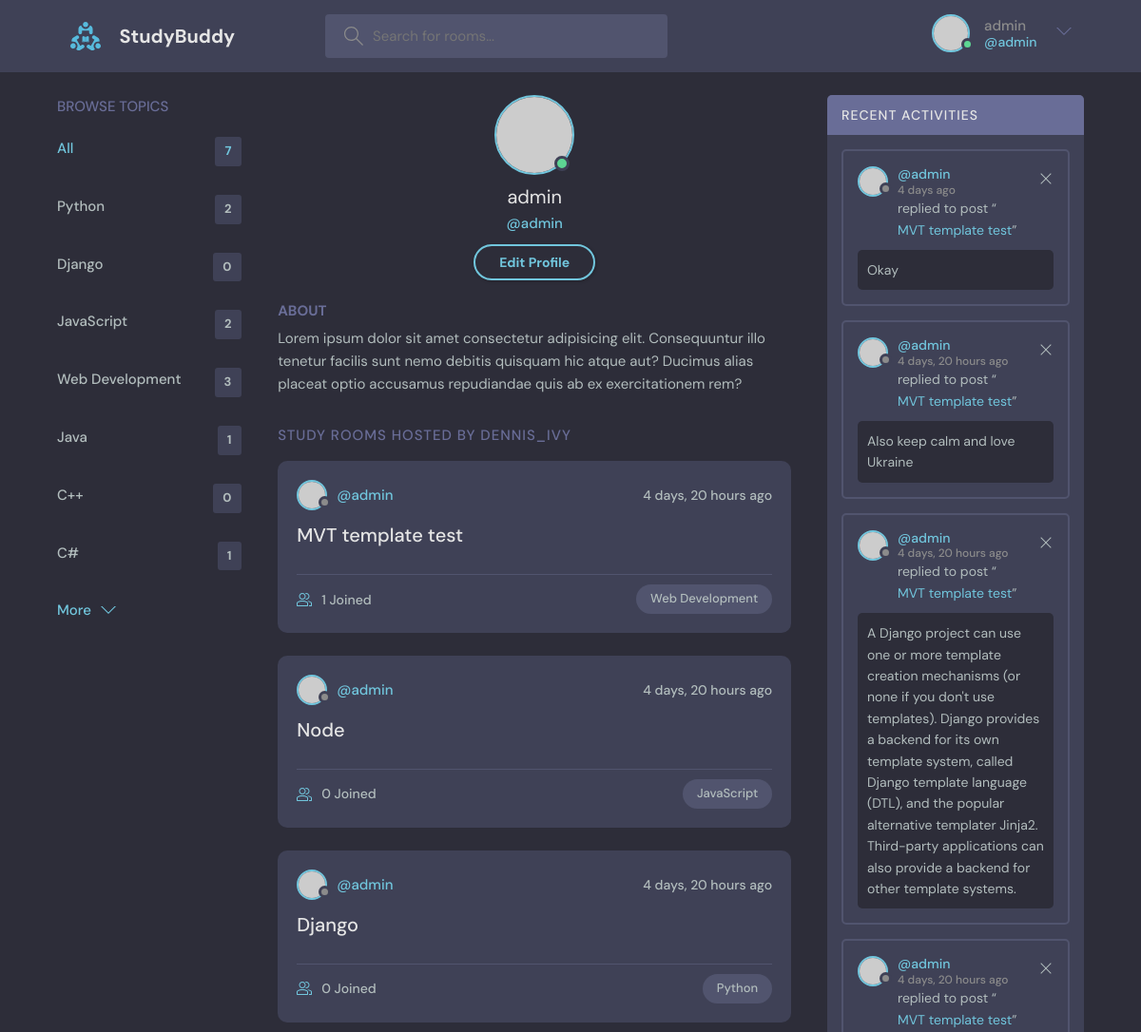
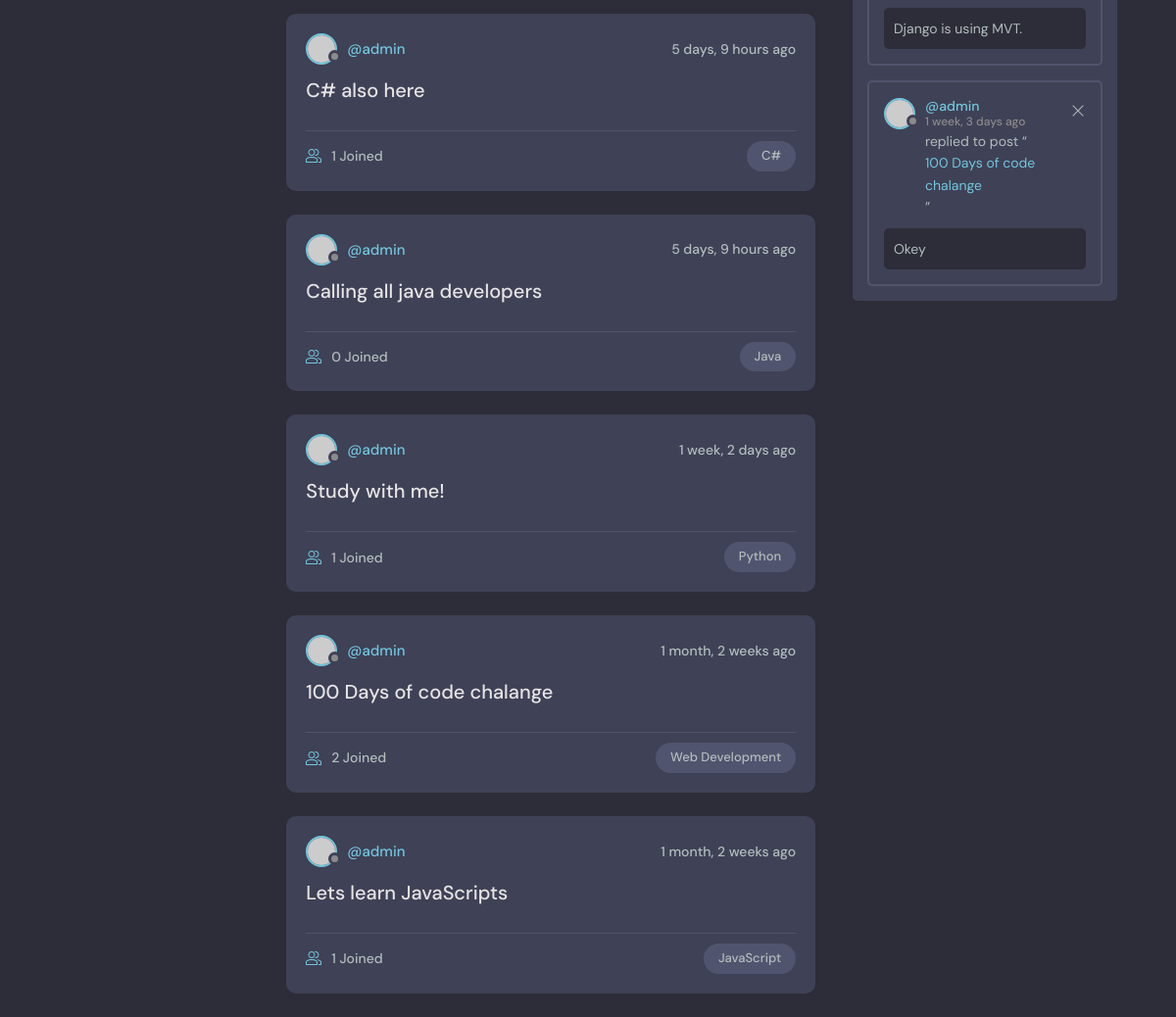
/profile/1/ (signed in), run on the app's committed database (2 pictures, top to bottom).
### base/models.py (models this page shows, shortened)
class Topic(models.Model):
    name = models.CharField(max_length=200)

class Room(models.Model):
    host = models.ForeignKey(User, on_delete=models.SET_NULL, null=True)
    topic = models.ForeignKey(Topic, on_delete=models.SET_NULL, null=True)
    name = models.CharField(max_length=200)
    description = models.TextField(null=True, blank=True)
    participants = models.ManyToManyField(User, related_name='participants', blank=True)
    updated = models.DateTimeField(auto_now=True)
    created = models.DateTimeField(auto_now_add=True)
    class Meta:
        ordering = ['-updated', '-created']
    def __str__(self):
        return str(self.name)

class Message(models.Model):
    user = models.ForeignKey(User, on_delete=models.CASCADE)
    room = models.ForeignKey(Room, on_delete=models.CASCADE)
    body = models.TextField()
    updated = models.DateTimeField(auto_now=True)
    created = models.DateTimeField(auto_now_add=True)
    class Meta:
        ordering = ['-updated', '-created']

### base/views.py (the view)
# urls.py: path('profile/<str:pk>/', views.user_profile, name='user-profile'),
def user_profile(request, pk):
    user = User.objects.get(id=pk)
    room_messages = user.message_set.all()
    topics = Topic.objects.all()
    rooms = user.room_set.all()
    context = { 'user': user, 'rooms': rooms, 'room_messages': room_messages, 'topics': topics }
    return render(request, 'base/profile.html', context)

### base/templates/base/profile.html
{% extends 'index.html' %}
{% block content %}
  <main class="profile-page layout layout--3">
    <div class="container">
      {% include 'base/topics_component.html' %}
      <div class="roomList">
        <div class="profile">
          <div class="profile__avatar">
            <div class="avatar avatar--large active">
              <img src="https://randomuser.me/api/portraits/men/11.jpg" />
            </div>
          </div>
          <div class="profile__info">
            <h3>{{user.username}}</h3>
            <p>@{{user.username}}</p>
            <a href="edit-user.html" class="btn btn--main btn--pill">Edit Profile</a>
          </div>
          <div class="profile__about">
            <h3>About</h3>
            <p>
              Lorem ipsum dolor sit amet consectetur adipisicing elit. Consequuntur illo tenetur
              facilis sunt nemo debitis quisquam hic atque aut? Ducimus alias placeat optio
              accusamus repudiandae quis ab ex exercitationem rem?
            </p>
          </div>
        </div>
        <div class="roomList__header">
          <div>
            <h2>Study Rooms Hosted by dennis_ivy</a>
            </h2>
          </div>
        </div>
        {% include 'base/feed_component.html' %}
      </div>
      {% include 'base/activity_component.html' %}
    </div>
  </main>
{% endblock content %}

### templates/navbar.html (shortened to what this page needs)
{% load static %}
<header class="header header--loggedIn">
    <div class="container">
      <a href="{% url 'home' %}" class="header__logo">
        <img src="{% static 'images/logo.svg' %}" />
        <h1>StudyBuddy</h1>
      </a>
      <form class="header__search" method="GET" action="{% url 'home' %}">
        <label>
          <input name="q" placeholder="Search for rooms..." />
        </label>
      </form>
      <nav class="header__menu">
        {% if request.user.is_authenticated %}
        <div class="header__user">
          <a href="profile.html">
            <div class="avatar avatar--medium active">
              <img src="https://randomuser.me/api/portraits/men/37.jpg" />
            </div>
            <p>{{ request.user.username }} <span>@{{ request.user.username }}</span></p>
          </a>
          <button class="dropdown-button">
            <svg version="1.1" xmlns="http://www.w3.org/2000/svg" width="32" height="32" viewBox="0 0 32 32">
              <title>chevron-down</title>
              <path d="M16 21l-13-13h-3l16 16 16-16h-3l-13 13z"></path>
            </svg>
          </button>
        </div>
        {% else %}
        <a href="{% url 'login' %}">
          <img src="{% static 'images/avatar.svg' %}" />
          <p>Login</p>
        </a>
        {% endif %}
      </nav>
    </div>
  </header>

### base/templates/base/topics_component.html
<div class="topics">
    <div class="topics__header">
      <h2>Browse Topics</h2>
    </div>
    <ul class="topics__list">
      <li>
        <a href="{% url 'home' %}" class="active">All <span>{{topics.count}}</span></a>
      </li>
      {% for topic in topics %}
      <li>
        <a href="{% url 'home' %}?q={{topic.name}}">{{topic.name}} <span>{{topic.room_set.all.count}}</span></a>
      </li>
      {% endfor %}
    </ul>
    <a class="btn btn--link" href="topics.html">
      More
      <svg version="1.1" xmlns="http://www.w3.org/2000/svg" width="32" height="32" viewBox="0 0 32 32">
        <title>chevron-down</title>
        <path d="M16 21l-13-13h-3l16 16 16-16h-3l-13 13z"></path>
      </svg>
    </a>
  </div>

### base/templates/base/feed_component.html (shortened to what this page needs)
{% for room in rooms %}
<div class="roomListRoom">
    <div class="roomListRoom__header">
      <a href="{% url 'user-profile' room.host.id %}" class="roomListRoom__author">
        <div class="avatar avatar--small">
          <img src="https://randomuser.me/api/portraits/women/11.jpg" />
        </div>
        <span>@{{room.host.username}}</span>
      </a>
      <div class="roomListRoom__actions">
        <span>{{room.created|timesince}} ago</span>
      </div>
    </div>
    <div class="roomListRoom__content">
      <a href="{% url 'room' room.id %}">{{room.name}}</a>
    </div>
    <div class="roomListRoom__meta">
      <a href="{% url 'room' room.id %}" class="roomListRoom__joined">
        {{room.participants.all.count}} Joined
      </a>
      <p class="roomListRoom__topic">{{room.topic.name}}</p>
    </div>
</div>
{% endfor %}

### base/templates/base/activity_component.html
<div class="activities">
    <div class="activities__header">
      <h2>Recent Activities</h2>
    </div>
    {% for message in room_messages %}
    <div class="activities__box">
      <div class="activities__boxHeader roomListRoom__header">
        <a href="{% url 'user-profile' message.user.id %}" class="roomListRoom__author">
          <div class="avatar avatar--small">
            <img src="https://randomuser.me/api/portraits/women/11.jpg" />
          </div>
          <p>
            @{{message.user}}
            <span>{{message.created|timesince}} ago</span>
          </p>
        </a>
        {% if request.user == message.user %}
        <div class="roomListRoom__actions">
          <a href="{% url 'delete-message' message.id %}">
            <svg version="1.1" xmlns="http://www.w3.org/2000/svg" width="32" height="32" viewBox="0 0 32 32">
              <title>remove</title>
              <path
                d="M27.314 6.019l-1.333-1.333-9.98 9.981-9.981-9.981-1.333 1.333 9.981 9.981-9.981 9.98 1.333 1.333 9.981-9.98 9.98 9.98 1.333-1.333-9.98-9.98 9.98-9.981z"
              ></path>
            </svg>
          </a>
        </div>
        {% endif %}
      </div>
      <div class="activities__boxContent">
        <p>replied to post “<a href="{% url 'room' message.room.id %}">{{message.room}}</a>”</p>
        <div class="activities__boxRoomContent">
          {{message.body}}
        </div>
      </div>
    </div>
    {% endfor %}
</div>

### data on the page
Topic: name "Python", room_set.all.count "2"
Topic: name "Django", room_set.all.count "0"
Topic: name "JavaScript", room_set.all.count "2"
Topic: name "Web Development", room_set.all.count "3"
Topic: name "Java", room_set.all.count "1"
Topic: name "C++", room_set.all.count "0"
Topic: name "C#", room_set.all.count "1"
Room: host.username "admin", created "4 days, 20 hours", name "MVT template test", participants.all.count "1", topic.name "Web Development"
Room: host.username "admin", created "4 days, 20 hours", name "Node", participants.all.count "0", topic.name "JavaScript"
Room: host.username "admin", created "4 days, 20 hours", name "Django", participants.all.count "0", topic.name "Python"
Room: host.username "admin", created "5 days, 9 hours", name "C# also here", participants.all.count "1", topic.name "C#"
Room: host.username "admin", created "5 days, 9 hours", name "Calling all java developers", participants.all.count "0", topic.name "Java"
Room: host.username "admin", created "1 week, 2 days", name "Study with me!", participants.all.count "1", topic.name "Python"
Room: host.username "admin", created "1 month, 2 weeks", name "100 Days of code chalange", participants.all.count "2", topic.name "Web Development"
Room: host.username "admin", created "1 month, 2 weeks", name "Lets learn JavaScripts", participants.all.count "1", topic.name "JavaScript"
Message: user "admin", created "4 days", room "MVT template test", body "Okay"
Message: user "admin", created "4 days, 20 hours", room "MVT template test", body "Also keep calm and love Ukraine"
Message: user "admin", created "4 days, 20 hours", room "MVT template test", body "A Django project can use one or more template creation mechanisms (or none if you don't use templates). Django provides a backend for its own template system, called Django template language (DTL), and the popular alternative templater Jinja2. Third-party applications can also provide a backend for other template systems."
Message: user "admin", created "4 days, 20 hours", room "MVT template test", body "Django is using MVT."
Message: user "admin", created "1 week, 3 days", room "100 Days of code chalange", body "Okey"

### other printed values
{{ request.user.username }} "admin"
{{ topics.count }} "7"
{{ user.username }} "admin"
